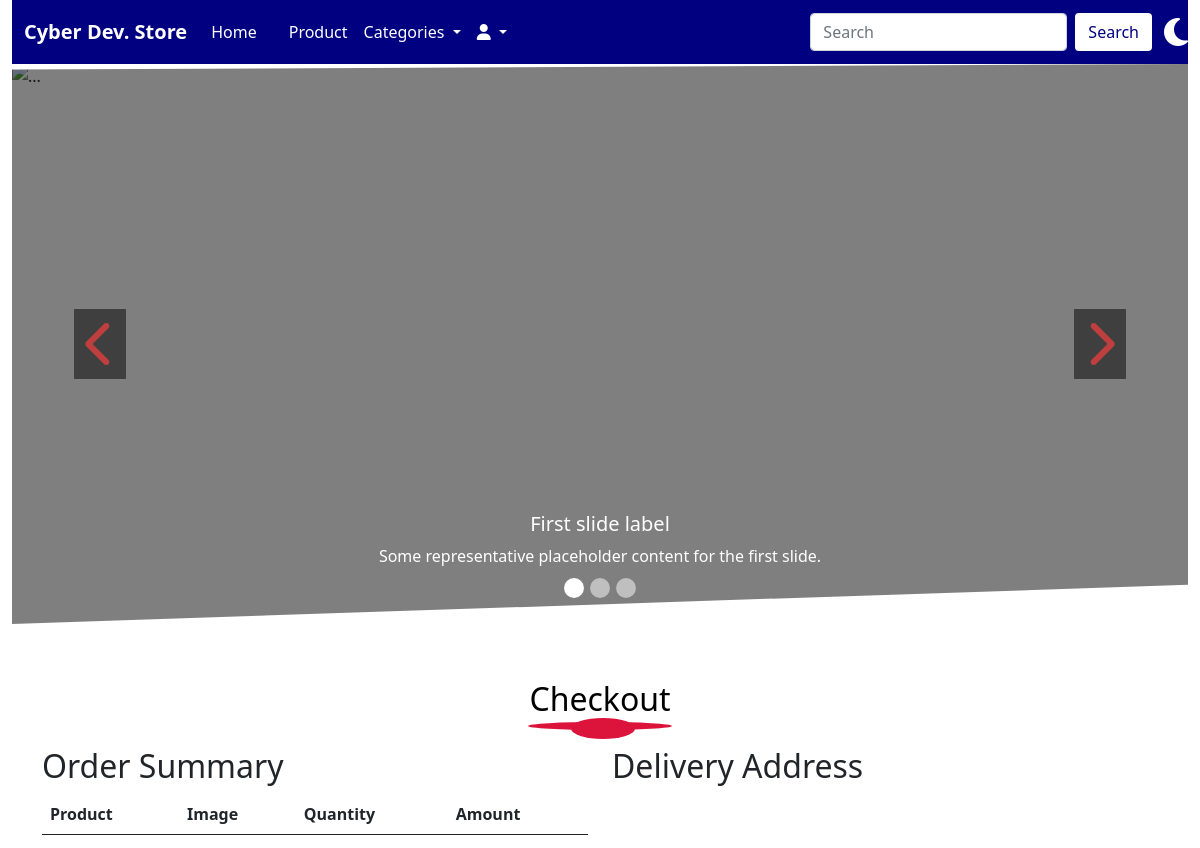
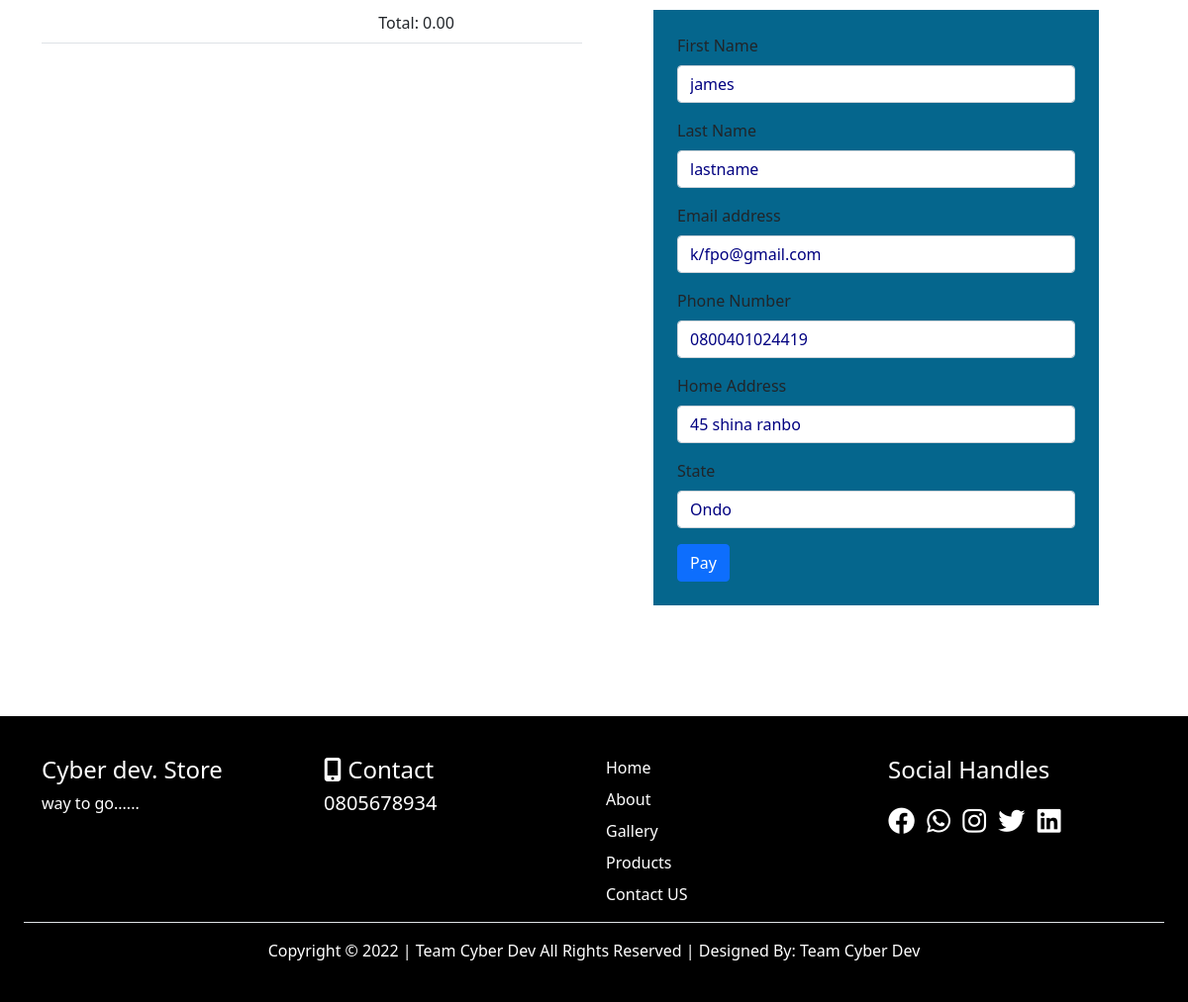
The app's page /checkout/ (signed in) with its own data (2 pictures, top to bottom).
### userprofile/models.py (models this page shows, shortened)
class Profile(models.Model):
    user = models.OneToOneField(User, on_delete= models.CASCADE)
    first_name = models.CharField(max_length=50)
    last_name = models.CharField(max_length=50)
    email = models.EmailField()
    phone = models.CharField(max_length=50)
    address = models.CharField(max_length=100)
    state = models.CharField(max_length=50)
    nationality = models.CharField(max_length=50)
    gender = models.CharField(max_length=50)
    pix = models.ImageField(upload_to= 'Profile', default='avatar.png')

### home/views.py (the view)
# urls.py: path('checkout/', views.checkout, name='checkout'),
@login_required(login_url='signin')
def checkout(request):
  profile = Profile.objects.get(user__username = request.user.username)
  trolley = Cart.objects.filter(user__username = request.user.username, paid=False)
  subtotal = 0
  vat = 0
  total = 0
  for cart in trolley:
    subtotal += cart.price * cart.quantity
  vat = 0.075 * subtotal
  total = subtotal + vat
  context = {
    'trolley':trolley,
    'profile': profile,
    'total':total,
  }
  return render(request, 'checkout.html', context)

### home/context_processors.py (called while the page is built)
def cartcount(request):
    reading = Cart.objects.filter(user__username=request.user.username, paid=False)
    cartcount = 0
    for items in reading:
        cartcount += items.quantity
    context = {
        'cartcount':cartcount,
    }
    return context

### home/templates/checkout.html (shortened to what this page needs)
{% extends 'base.html' %}
{% load humanize %}
{% block header %}   {% include 'header.html' %}   {% endblock header %}
{% block carousel %}   {% include 'carousel.html' %}     {% endblock carousel %}
{% block content %}
<div class="container mt-5 mb-5">
    <h2 class="text-center text-capitalize latest">Checkout</h2>
    <div class="row justify-content-center">
      <div class="col-10 col-sm-10 col-md-6">
        <h2 class="name">Order Summary</h2>
        <div class="table-responsive table-box">
          <table class="table">
            <thead>
              <tr>
                <th scope="col">Product</th>
                <th scope="col">Image</th>
                <th scope="col">Quantity</th>
                <th scope="col">Amount</th>
              </tr>
            </thead>
          </table>
          <div class="table">
            <table class="table">
              <tbody>
                <tr>
                    <td></td>
                    <td></td>
                    <td></td>
                    <td></td>
                    <td></td>
                    <td></td>
                    <td></td>
                    <td></td>
                    <td></td>
                    <td>Total: {{total|floatformat:2|intcomma}}</td>
                  </tr>
            </tbody>
            </table>
          </div>
        </div>
      </div>
      <div class="col-10 col-sm-10 col-md-6">
        <h2 class="name">Delivery Address</h2>
        <div class="cform">
          <div class="ccform">
              <form action="{% url 'pay' %}" method = "POST">
                  <div class="mb-3">
                    <label for="exampleInputText1" class="form-label">First Name</label>
                    <input type="text" name="first_name" value="{{profile.first_name}}" class="form-control" placeholder="First Name" id="exampleInputText1" aria-describedby="emailHelp">
                  </div>
                  <div class="mb-3">
                    <label for="exampleInputText1" class="form-label">Last Name</label>
                    <input type="text" name="last_name" value="{{profile.last_name}}" class="form-control" placeholder="Last Name" id="exampleInputText1" aria-describedby="emailHelp">
                  </div>
                  <div class="mb-3">
                    <label for="exampleInputEmail1" class="form-label">Email address</label>
                    <input type="email" name="email" value="{{profile.email}}" class="form-control" placeholder="Email Address" id="exampleInputEmail1" aria-describedby="emailHelp">
                  </div>
                  <div class="mb-3">
                    <label for="exampleInputText1" class="form-label">Phone Number</label>
                    <input type="text" name="phone" value="{{profile.phone}}" class="form-control" placeholder="Phone Number" id="exampleInputEmail1" aria-describedby="emailHelp">
                  </div>
                  <div class="mb-3">
                    <label for="exampleInputText1" class="form-label">Home Address</label>
                    <input type="text" name="address" value="{{profile.address}}" class="form-control" placeholder="Home Address" id="exampleInputText1" aria-describedby="emailHelp">
                  </div>
                  <div class="mb-3">
                    <label for="exampleInputText1" class="form-label">State</label>
                    <input type="text" name="state" value="{{profile.state}}" class="form-control" placeholder="State" id="exampleInputText1" aria-describedby="emailHelp">
                  </div>
                  <button type="submit" class="btn btn-primary">Pay</button>
                </form>
          </div>
      </div>
      </div>
    </div>
  </div>
{% endblock content %}
{% block footer %}   {% include 'footer.html' %}   {% endblock footer %}

### home/static/css/style.css (style rules this page uses)
:root { --body: white; --nav-color: navy; --latest: black; --white-color: white; --blur-blue: #05668D; --black-color: black; --gold-color: gold; --red-color: red; --crimson-color: crimson; --footer: black; --footer-txt: white; --caddress: black; }
body { background: var(--body); }
.ccform { margin: 3rem; }
.cform { padding-top: 1rem; padding-bottom: 1rem; }
.cform form { width: 100%; padding: 1.5rem; background: var(--blur-blue); }
.cform form input[type="text"], .cform form input[type="email"] { width: 100%; box-shadow: none; color: var(--nav-color); outline: none; }
.latest { color: var(--latest); }
.latest::after { content: ''; display: block; height: 1.3rem; width: 4rem; border-radius: 100%; background: var(--crimson-color); margin: auto; transform: translateX(3px); }
.latest::before { content: ''; display: block; height: .5rem; width: 9rem; border-radius: 100%; background: var(--crimson-color); margin: auto; transform: translateY(50px); }

### records on screen
Profile: first_name "james", last_name "lastname", email "k/fpo@gmail.com", phone "0800401024419", address "45 shina ranbo", state "Ondo"

### other values on screen
{{ total|floatformat:2|intcomma }} "0.00"
